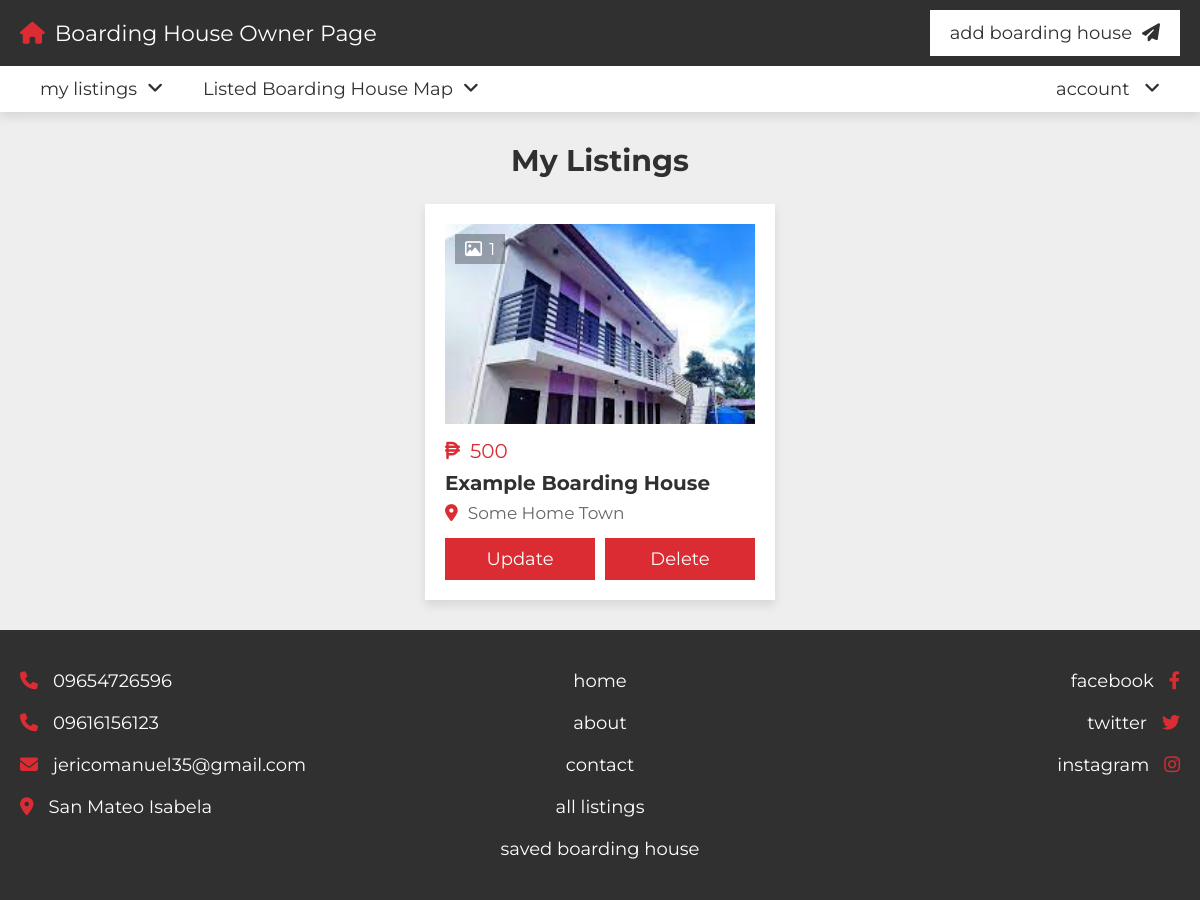
Page /my_listings.php (signed in) on the committed database.
### tables this page shows
CREATE TABLE IF NOT EXISTS `property` (
  `id` varchar(20) NOT NULL,
  `user_id` varchar(20) NOT NULL,
  `property_name` varchar(50) NOT NULL,
  `address` varchar(100) NOT NULL,
  `price` varchar(50) NOT NULL,
  `type` varchar(50) NOT NULL,
  `offer` varchar(50) NOT NULL,
  `status` varchar(50) NOT NULL,
  `rooms` varchar(50) NOT NULL,
  `deposite` varchar(50) NOT NULL,
  `bedroom` varchar(50) NOT NULL,
  `bathroom` varchar(50) NOT NULL,
  `availability` varchar(50) NOT NULL,
  `wifi_connection` varchar(50) NOT NULL,
  `water_supply` varchar(50) NOT NULL,
  `electricity` varchar(50) NOT NULL,
  `parking_area` varchar(50) NOT NULL,
  `school_area` varchar(50) NOT NULL,
  `image_01` varchar(50) NOT NULL,
  `image_02` varchar(50) NOT NULL,
  `image_03` varchar(50) NOT NULL,
  `image_04` varchar(50) NOT NULL,
  `image_05` varchar(50) NOT NULL,
  `description` varchar(1000) NOT NULL,
  `date` date DEFAULT NULL
);

### my_listings.php (the view, shortened to what this page needs)
<?php
include 'components/connect.php';
if(isset($_COOKIE['user_id'])){
   $user_id = $_COOKIE['user_id'];
}else{
   $user_id = '';
   header('location:login.php');
}
?>
<!DOCTYPE html>
<html lang="en">
<head>
   <link rel="stylesheet" href="https://cdnjs.cloudflare.com/ajax/libs/font-awesome/6.2.0/css/all.min.css">
   <link rel="stylesheet" href="css/style.css">
</head>
<body>
<?php include 'components/user_header.php'; ?>
<section class="my-listings">
   <h1 class="heading">my listings</h1>
   <div class="box-container">
   <?php
      $select_properties = $conn->prepare("SELECT * FROM `property` WHERE user_id = ? ORDER BY date DESC");
      $select_properties->execute([$user_id]);
      if($select_properties->rowCount() > 0){
         while($fetch_property = $select_properties->fetch(PDO::FETCH_ASSOC)){
         $property_id = $fetch_property['id'];
         if(!empty($fetch_property['image_02'])){
            $image_coutn_02 = 1;
         }else{
            $image_coutn_02 = 0;
         }
         if(!empty($fetch_property['image_03'])){
            $image_coutn_03 = 1;
         }else{
            $image_coutn_03 = 0;
         }
         if(!empty($fetch_property['image_04'])){
            $image_coutn_04 = 1;
         }else{
            $image_coutn_04 = 0;
         }
         if(!empty($fetch_property['image_05'])){
            $image_coutn_05 = 1;
         }else{
            $image_coutn_05 = 0;
         }
         $total_images = (1 + $image_coutn_02 + $image_coutn_03 + $image_coutn_04 + $image_coutn_05);
   ?>
   <form accept="" method="POST" class="box">
      <div class="thumb">
         <p><i class="far fa-image"></i><span><?= $total_images; ?></span></p>
         <img src="uploaded_files/<?= $fetch_property['image_01']; ?>" alt="">
      </div>
      <div class="price"><i class="fa fa-peso-sign"></i><span><?= $fetch_property['price']; ?></span></div>
      <h3 class="name"><?= $fetch_property['property_name']; ?></h3>
      <p class="location"><i class="fas fa-map-marker-alt"></i><span><?= $fetch_property['address']; ?></span></p>
      <div class="flex-btn">
         <a href="update_property.php?get_id=<?= $property_id; ?>" class="btn">update</a>
         <input type="submit" name="delete" value="delete" class="btn" onclick="return confirm('delete this listing?');">
      </div>
   </form>
   <?php
         }
      }else{
         echo '<p class="empty">no properties added yet! <a href="post_property.php" style="margin-top:1.5rem;" class="btn">add new</a></p>';
      }
      ?>
   </div>
</section>
<?php include 'components/footer.php'; ?>
</body>
</html>

### css/style.css (style rules this page uses)
:root { --main-color:#DA2C32; --light-color:#666; --light-bg:#eee; --white:#fff; --black:#303030; --border:.1rem solid var(--light-color); --box-shodow:0 .5rem 1rem rgba(0,0,0,.1); }
* { font-family: 'Montserrat', sans-serif; margin: 0; padding: 0; box-sizing: border-box; outline: none; border: none; text-decoration: none; }
html { font-size: 62.5%; overflow-x: hidden; scroll-behavior: smooth; scroll-padding-top: 10rem; }
body { background-color: var(--light-bg); }
section { padding: 3rem 2rem; max-width: 1200px; margin: 0 auto; }
.heading { text-align: center; padding-bottom: 2.5rem; font-size: 3rem; color: var(--black); text-transform: capitalize; }
.btn, .inline-btn { margin-top: 1rem; padding: 1rem 3rem; background-color: var(--main-color); color: var(--white); cursor: pointer; text-align: center; font-size: 1.8rem; text-transform: capitalize; }
.btn { display: block; width: 100%; }
.flex-btn { display: flex; gap: 1rem; justify-content: space-between; align-items: flex-end; }
.my-listings .box-container { display: grid; grid-template-columns: repeat(auto-fit, 35rem); gap: 2rem; justify-content: center; align-items: flex-start; }
.my-listings .box-container .box { background-color: var(--white); box-shadow: var(--box-shodow); padding: 2rem; overflow-x: hidden; }
.my-listings .box-container .box .thumb { position: relative; height: 20rem; margin-bottom: 1.5rem; }
.my-listings .box-container .box .thumb img { height: 100%; width: 100%; object-fit: cover; }
.my-listings .box-container .box .thumb p { position: absolute; top: 1rem; left: 1rem; background-color: rgba(0,0,0,.3); color: var(--white); padding:.5rem 1rem; font-size: 1.7rem; }
.my-listings .box-container .box .thumb p i { margin-right: .7rem; }
.my-listings .box-container .box .price { font-size: 2rem; color: var(--main-color); }
.my-listings .box-container .box .price i { margin-right: 1rem; }
.my-listings .box-container .box .name { font-size: 2rem; color: var(--black); line-height: 1.5; padding: .5rem 0; text-overflow: ellipsis; }
.my-listings .box-container .box .location { padding-bottom: .5rem; font-size: 1.7rem; color: var(--light-color); }
.my-listings .box-container .box .location i { margin-right: 1rem; color: var(--main-color); }

### rows in the picture
property: total_images "1", image_01 (picture), price "500", property_name "Example Boarding House", address "Some Home Town"
